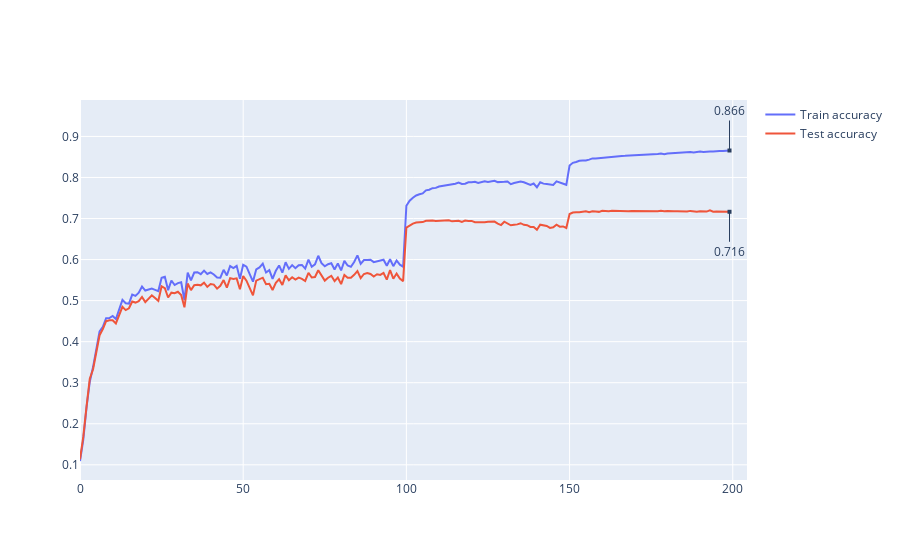

Write notebook code for a chart like this one.
### Code cell
plot_accuracy(student_path)

### Figure 1 — Plotly figure (JSON) as saved in the notebook; plotly's stock layout.template omitted (floating-point values rounded to 4 significant figures; data arrays with more than 128 entries replaced by an {"elided": "..."} marker saying what was removed)
{"data": [{"name": "Train accuracy", "type": "scatter", "x": {"elided": "200 int values"}, "y": {"elided": "200 float values"}}, {"name": "Test accuracy", "type": "scatter", "x": {"elided": "200 int values"}, "y": {"elided": "200 float values"}}], "layout": {"annotations": [{"arrowhead": 7, "ax": 0, "ay": -40, "showarrow": true, "text": "0.866", "x": 199, "xref": "x", "y": 0.8657, "yref": "y"}, {"arrowhead": 7, "ax": 0, "ay": 40, "showarrow": true, "text": "0.716", "x": 199, "xref": "x", "y": 0.7164, "yref": "y"}], "autosize": true, "showlegend": true, "xaxis": {"autorange": true, "range": [0, 209.3], "type": "linear"}, "yaxis": {"autorange": true, "range": [0.0599, 1.047], "type": "linear"}}}
